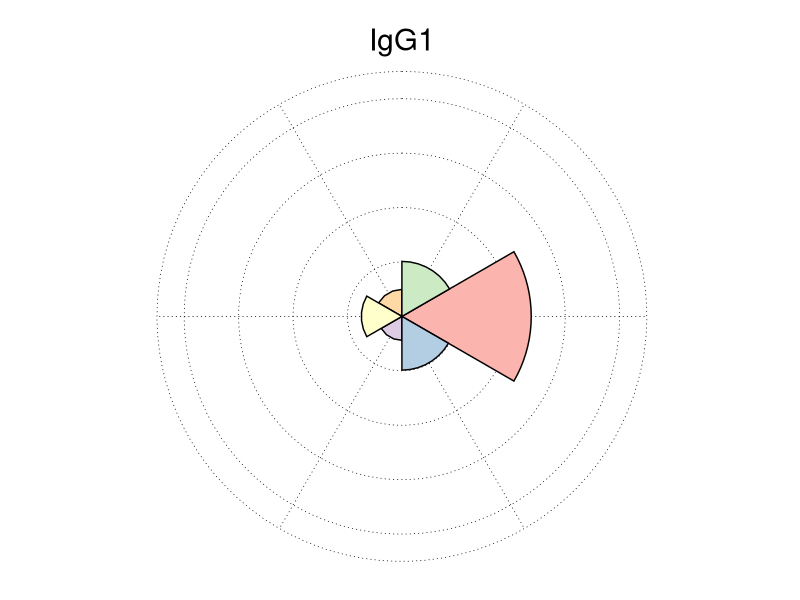
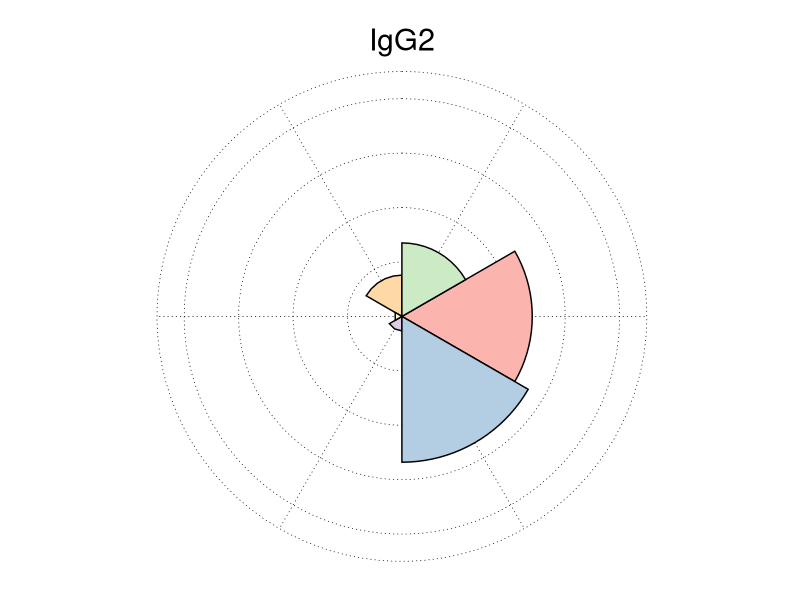
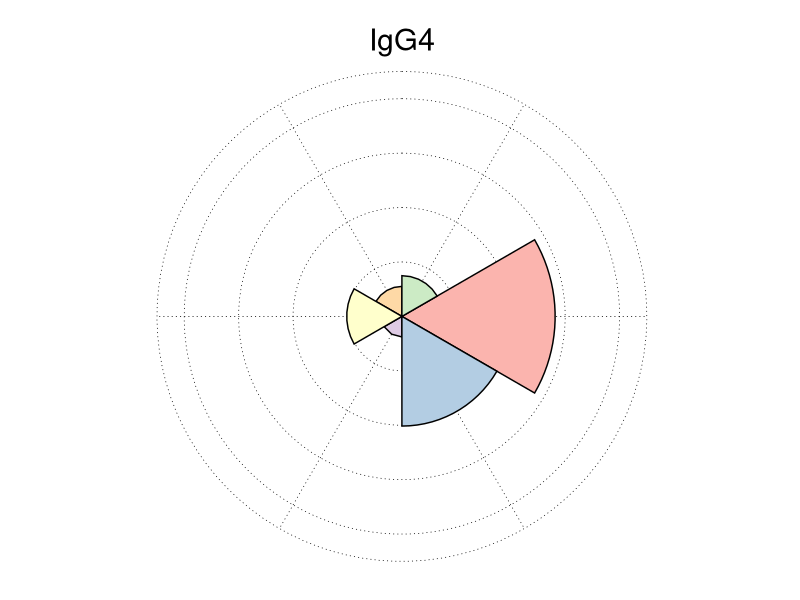
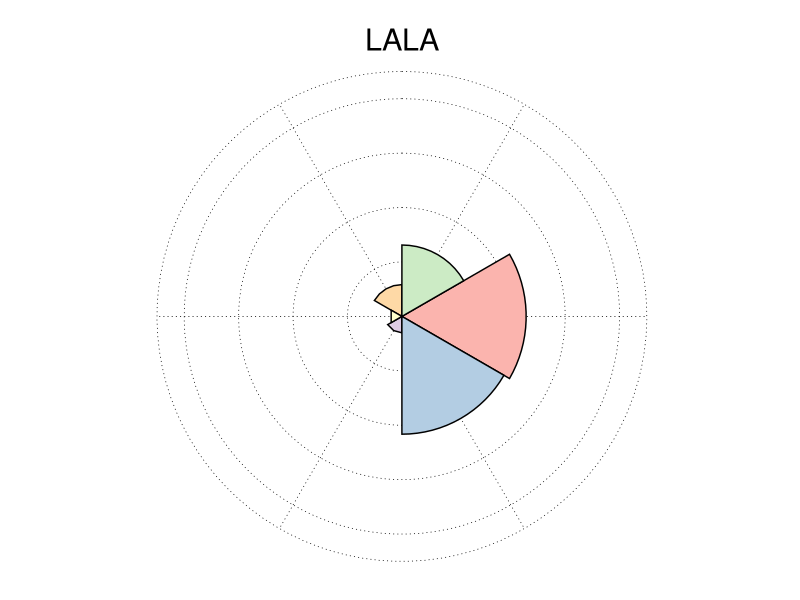
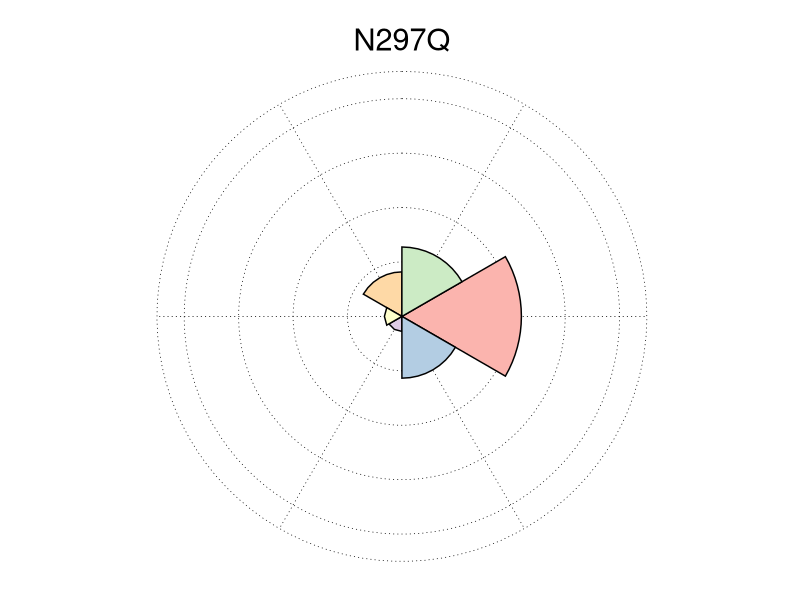
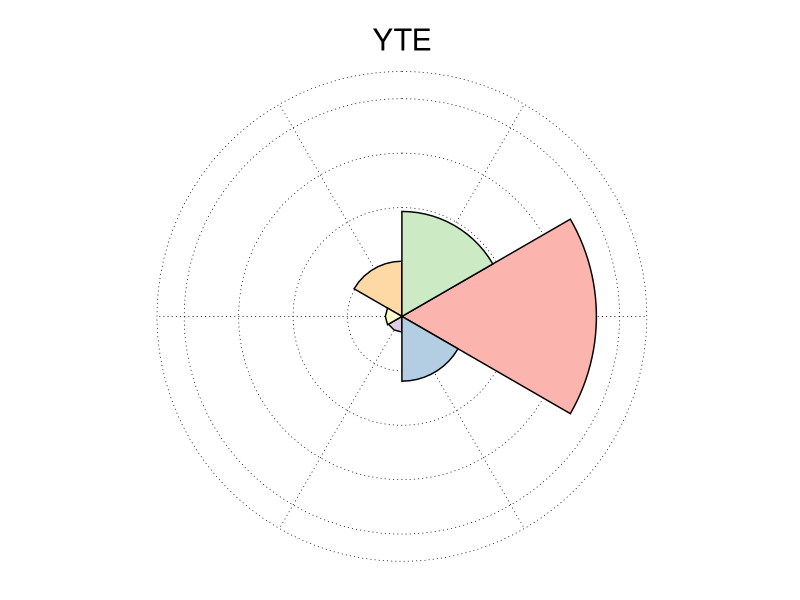
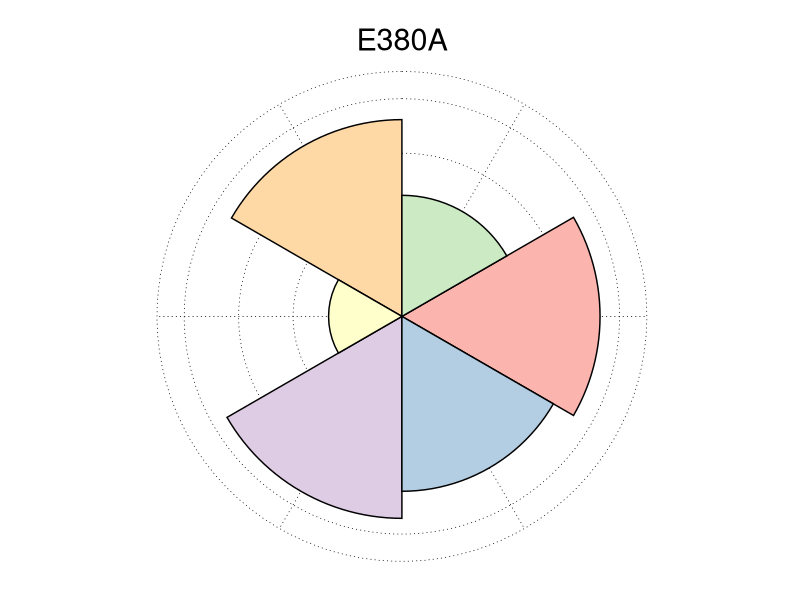
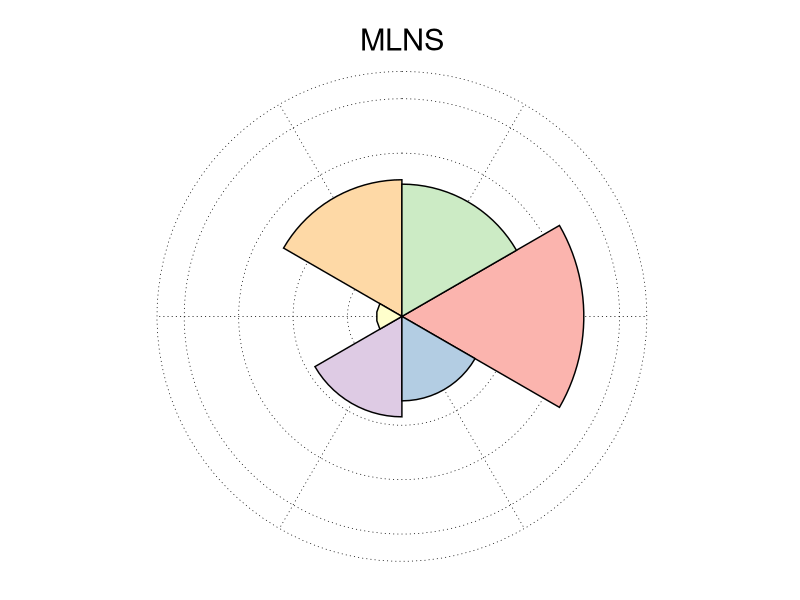

Write R code to recreate these figures, in order.
#
# Author: Edward B. Irvine
#
# Description: Polar plots of down-selected 24c5 Fc-variant panel.
#
# Created: 29 November 2021
#
# Modified: 23 May 2024
#

##################
##### Housekeeping -------------------------------------------------------------------------------------------------------------------------------------------------------
##################

# Load required libraries
library(dplyr)
library(ggplot2)
library(gridExtra)
library(RColorBrewer)

# Read in data
dat <- read.csv("glucan_data_maxNorm.csv")










######################
##### Define functions -------------------------------------------------------------------------------------------------------------------------------------------------
######################

# Polar plot
polar_plot <- function(dat, variant, pal) {
  
  # Name plot file
  eps_name <- paste(variant, "_polarPlot.eps", sep = "")

  # Generate plot
  plot <- dat %>%
    ggplot(aes(x = rownames(dat), y = UQ(as.name(variant)), fill = rownames(dat))) +
    geom_bar(width = 1, stat = "identity", color = "black") +
    theme_minimal() +
    coord_polar() +
    ggtitle(paste(variant)) +
    scale_fill_manual(values = pal) +
    scale_y_continuous(limits = c(0,1)) +
    theme(panel.grid.major = element_line(colour = "black", linetype = "dotted", size = 0.25),
          axis.title = element_blank(),
          axis.text = element_blank(),
          legend.position = "none",
          plot.title = element_text(size = 22, hjust = 0.5, vjust = -2))
  
  # Save plot
  ggsave(filename = eps_name, plot = plot, device = "eps", width = 5, height = 5, units = "in", dpi = 300)
  return(plot)
}

# Legend plot
legend_plot <- function(dat, pal) {
  
  # Make legend data frame
  legend_frame <- data.frame(c(1, 1, 1, 1, 1, 1))
  colnames(legend_frame) <- "legend"
  rownames(legend_frame) <- rownames(dat)
  
  # Generate plot
  plot <- legend_frame %>%
    ggplot(aes(x = rownames(legend_frame), y = legend, fill = rownames(legend_frame))) +
    geom_bar(width = 1, stat = "identity", color = "black") +
    theme_minimal() +
    coord_polar() +
    scale_fill_manual(values = pal) +
    scale_y_continuous(limits = c(0,1)) +
    theme(panel.grid.major = element_line(colour = "white", linetype = "dotted"),
          axis.title = element_blank(),
          axis.text = element_blank(),
          legend.position = "none",
          plot.title = element_text(size = 22, hjust = 0.5, vjust = -5))
  
  # Save plot
  ggsave(filename = "legend_polarPlot.eps", plot = plot, device = "eps", width = 5, height = 5, units = "in", dpi = 300)
  return(plot)
}










######################
##### Pre-process data ---------------------------------------------------------------------------------------------------------------------------------------------------
######################

# Clean-up column names
colnames(dat) <- c("Variant", "NK (CD107a)", "NK (MIP-1β)", "NK (IFNγ)", "Monocyte Phago", "Neutrophil Phago", "Complement")

# Keep only down-selected variants
keep <- c("IgG1", "IgG2", "IgG4", "LALA", "N297Q", "YTE", "E380A", "MLNS",
          "IgG3 RH", "SAEAKA", "HFST", "SEHFST LS", "I332E", "SDIE", "SDIEAL")
dat_selected <- dat %>% 
  slice(match(keep, Variant))

# Transpose data frame
dat_selected <- t(dat_selected)
colnames(dat_selected) <- dat_selected["Variant", ]
dat_selected <- dat_selected[2:nrow(dat_selected), ]
features <- rownames(dat_selected)
dat_selected <- data.frame(apply(dat_selected, 2, function(x) as.numeric(as.character(x))))
rownames(dat_selected) <- features










#################
##### Polar plots ------------------------------------------------------------------------------------------------------------------------------------------------------
#################

# Set color palette
pal <- c("#CCEBC5", "#FBB4AE", "#B3CDE3", "#DECBE4", "#FFFFCC", "#FED9A6")

# Make polar plot for each alpha-glucan Fc-variant
plot_list = list()
for (var in colnames(dat_selected)) {
  plot <- polar_plot(dat = dat_selected, variant = var, pal = pal)
  plot_list[[var]] = plot
}

# Plot legend
legend <- legend_plot(dat = dat_selected, pal = pal)




